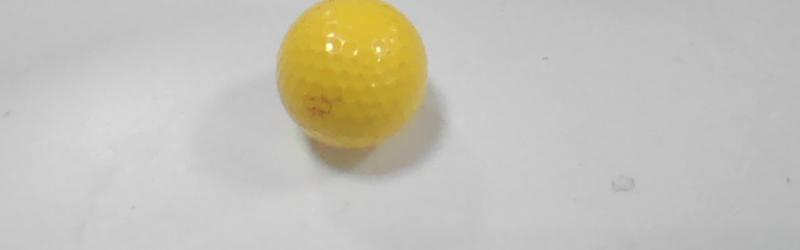
#> input picture 0_cropped.jpg, 800 x 250 px
$ python 1.py
#> lines starting #> are read from the running program, lines starting #| are printed output that depends on the picture; after the words box and inside, x2 and y2 are one past the last pixel; in counts of white or black regions, pixels touching at a corner belong together
import cv2
import numpy as np

# 定义常见颜色的 BGR 范围
COLOR_RANGES = {
    "红色": ([0, 0, 100], [50, 50, 255]),  # 红色范围
    "绿色": ([0, 100, 0], [50, 255, 50]),  # 绿色范围
    "蓝色": ([100, 0, 0], [255, 50, 50]),  # 蓝色范围
    "黄色": ([0, 100, 100], [60, 255, 255]),  # 黄色范围
    "橙色": ([0, 50, 100], [50, 150, 255]),  # 橙色范围
    "紫色": ([50, 0, 50], [150, 50, 150]),  # 紫色范围
    "白色": ([200, 200, 200], [255, 255, 255]),  # 白色范围
    "黑色": ([0, 0, 0], [50, 50, 50]),  # 黑色范围
}

def get_color_name(bgr_color):
    """
    根据 BGR 颜色值返回颜色名称
    """
    b, g, r = bgr_color
    for color_name, (lower, upper) in COLOR_RANGES.items():
        lower = np.array(lower, dtype=np.uint8)
        upper = np.array(upper, dtype=np.uint8)
        if lower[0] <= b <= upper[0] and lower[1] <= g <= upper[1] and lower[2] <= r <= upper[2]:
            return color_name
    return "未知颜色"

# 读取图像
image = cv2.imread('0_cropped.jpg')
#> image is the input picture: shape (250, 800, 3); mean B, G, R 183.6, 193.6, 196.6
if image is None:
    raise FileNotFoundError("图像未找到，请检查路径")

# 转换为HSV颜色空间
hsv = cv2.cvtColor(image, cv2.COLOR_BGR2HSV)
#> hsv: shape (250, 800, 3); mean H, S, V 4.4, 17.1, 196.6

# 定义黄色的HSV范围（H: 20-30, S: 100-255, V: 100-255）
lower_yellow = np.array([20, 100, 100])
upper_yellow = np.array([30, 255, 255])

# 创建掩膜
mask = cv2.inRange(hsv, lower_yellow, upper_yellow)
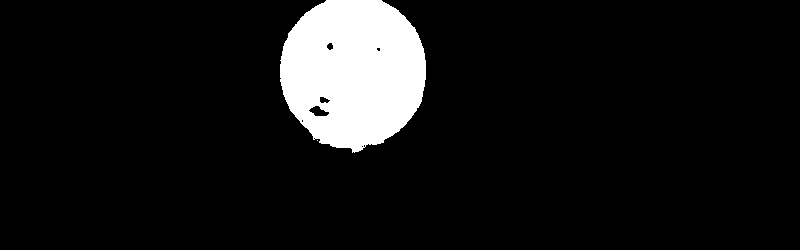
#> mask: shape (250, 800); 8.6% white; 2 white regions (1 under 20 px), largest, box (x1, y1, x2, y2) and area: (280, 0, 426, 153) 17295

# 形态学处理：开运算（去噪）和闭运算（填充空洞）
kernel = np.ones((5,5), np.uint8)
mask = cv2.morphologyEx(mask, cv2.MORPH_OPEN, kernel)
#> mask: shape (250, 800); 8.6% white; 1 white region, box (x1, y1, x2, y2) and area: (280, 0, 426, 152) 17259
mask = cv2.morphologyEx(mask, cv2.MORPH_CLOSE, kernel)
#> mask: shape (250, 800); 8.7% white; 1 white region

# 查找轮廓
contours, _ = cv2.findContours(mask, cv2.RETR_EXTERNAL, cv2.CHAIN_APPROX_SIMPLE)
#> contours = 1 contour; box (x1, y1, x2, y2) and area: (280, 0, 426, 152) 17250

# 筛选圆形轮廓
min_area = 100  # 最小面积阈值
for cnt in contours:
    area = cv2.contourArea(cnt)
    if area < min_area:
        continue

    # 计算圆形度：4π*面积/周长²，越接近1越圆
    perimeter = cv2.arcLength(cnt, True)
    if perimeter == 0:
        continue
    circularity = 4 * np.pi * area / (perimeter ** 2)
    if circularity < 0.7:
        continue

    # 绘制最小外接圆
    (x, y), radius = cv2.minEnclosingCircle(cnt)
    center = (int(x), int(y))
    radius = int(radius)
    cv2.circle(image, center, radius, (0, 255, 0), 2)

    # 创建圆圈掩膜
    circle_mask = np.zeros_like(mask)
    cv2.circle(circle_mask, center, radius, 255, -1)  # 在掩膜上绘制白色圆圈

    # 提取圆圈内的区域
    circle_region = cv2.bitwise_and(image, image, mask=circle_mask)

    # 计算圆圈内的平均颜色
    average_color = cv2.mean(circle_region, mask=circle_mask)[:3]  # 只取 BGR 通道
    average_color = np.array(average_color, dtype=int)

    # 获取颜色名称
    color_name = get_color_name(average_color)
    print(f"圆圈内的平均颜色 (BGR): {average_color}, 颜色名称: {color_name}")
#> this loop made 1 pass
#> (area, perimeter, circularity, x, y, radius, center, b in get_color_name) on pass 1: (17250.5, 508.2, 0.839, 354, 72.57, 78, (354, 72), 60)
#| 圆圈内的平均颜色 (BGR): [ 60 168 188], 颜色名称: 黄色
#> pass 1, `circle_region = cv2.bitwise_and(image, image, mask=circle_mask)`:
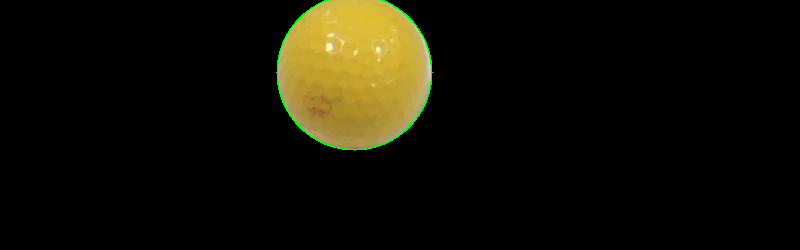
#> circle_region: shape (250, 800, 3); mean B, G, R 5.8, 15.9, 17.8
#> after the loop:
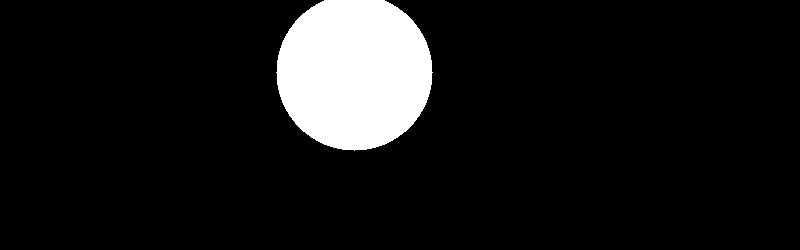
#> circle_mask: shape (250, 800); 9.5% white; 1 white region, box (x1, y1, x2, y2) and area: (276, 0, 433, 151) 18901
#> after the loop:
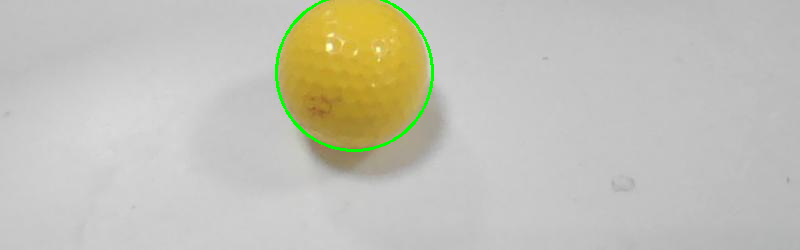
#> image: shape (250, 800, 3); 0.65% of pixels changed, all inside (x1, y1, x2, y2) = (275, 0, 434, 152)

# 显示结果
cv2.imshow('Detected Balls', image)
cv2.waitKey(0)
cv2.destroyAllWindows()
